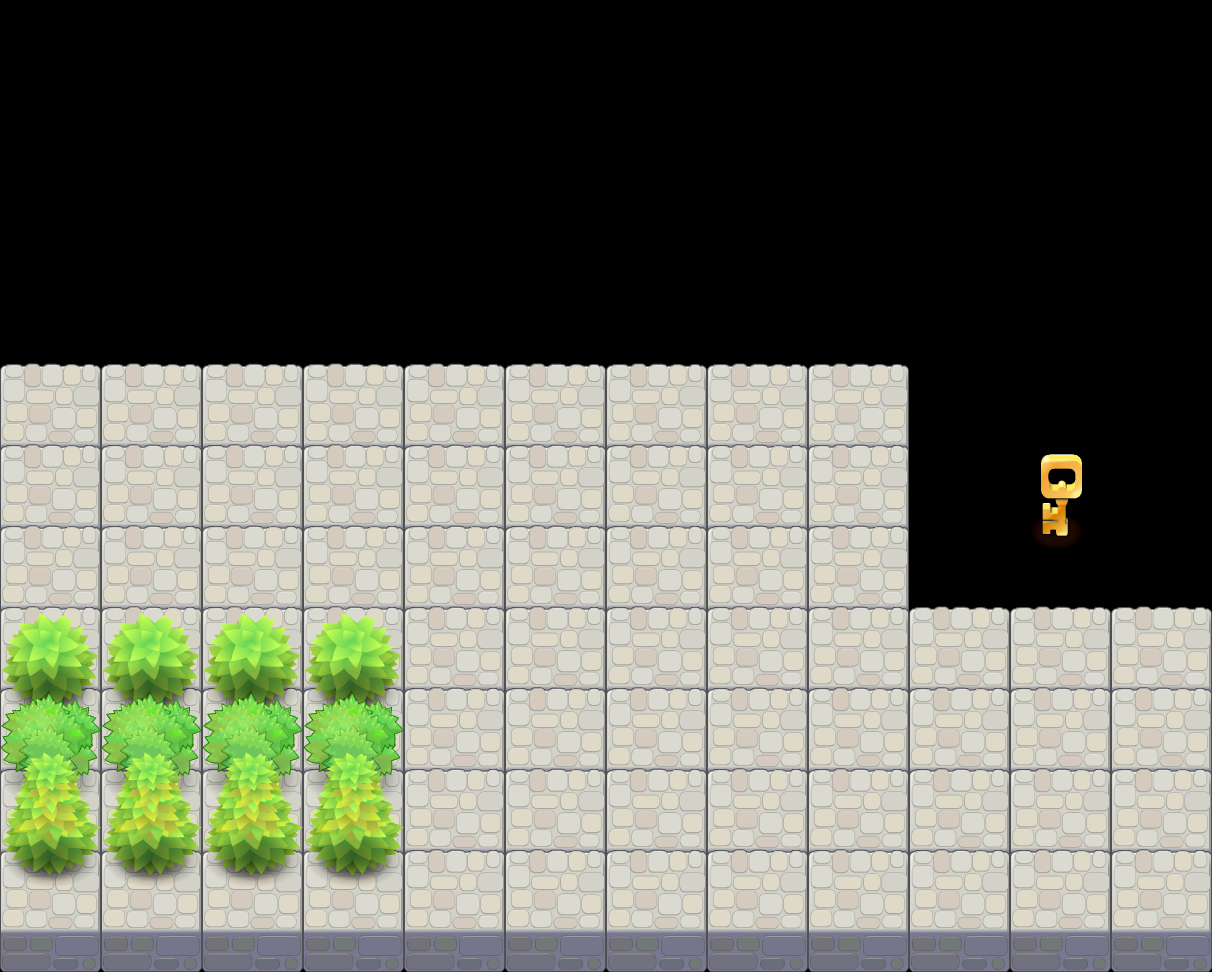

A 2D game scene composited from a Tiled map and its tileset images. What follows is a short description and the map's XML, with each tile layer's data collapsed to a summary:
An orthogonal 12x12 tile map with 101x81 px tiles, 4 tile layers (grass, trees4, trees3, trees2).

<map version="1.0" orientation="orthogonal" width="12" height="12" tilewidth="101" tileheight="81">
 <tileset firstgid="1" name="Untitled" tilewidth="101" tileheight="171" spacing="2" margin="2">
  <image source="ortho-test1.png" width="1024" height="1024" />
 </tileset>
 <layer name="grass" width="12" height="12">
  <data>[144 cells, 75 non-empty, 1 distinct tile ids]</data>
 </layer>
 <layer name="trees4" width="12" height="12">
  <data>[144 cells, 5 non-empty, 2 distinct tile ids]</data>
 </layer>
 <layer name="trees3" width="12" height="12" x="8" y="-1">
  <data>[144 cells, 4 non-empty, 1 distinct tile ids]</data>
 </layer>
 <layer name="trees2" width="12" height="12" x="4" y="-2">
  <data>[144 cells, 4 non-empty, 1 distinct tile ids]</data>
 </layer>
</map>
